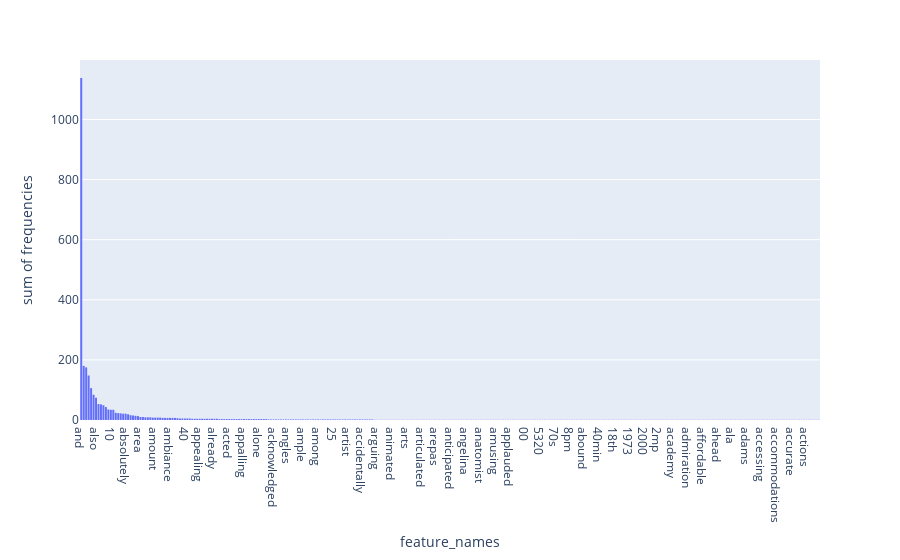

This figure's notebook cell:
### Markdown cell above
### >>> **Exercise 15 (take home):** 
Additionally, you can attempt to sort the terms on the `x-axis` by frequency instead of in alphabetical order. This way the visualization is more meaninfgul and you will be able to observe the so called [long tail](https://en.wikipedia.org/wiki/Long_tail) (get familiar with this term since it will appear a lot in data mining and other statistics courses). see picture below

![alt txt](https://upload.wikimedia.org/wikipedia/commons/thumb/8/8a/Long_tail.svg/1000px-Long_tail.svg.png)

### Code cell
# Answer here
# Answer herez
import plotly.express as px
import plotly.graph_objects as go
#create dataframe
df = pd.DataFrame({'feature_names': count_vect.get_feature_names()[:300], 'frequencies': term_frequencies[:300]})
df = df.sort_values(by='frequencies', ascending=False)
px.histogram(df, x="feature_names", y="frequencies")

### Figure 1 — Plotly figure (JSON) as saved in the notebook; plotly's stock layout.template omitted (floating-point values rounded to 4 significant figures; data arrays with more than 128 entries replaced by an {"elided": "..."} marker saying what was removed)
{"data": [{"alignmentgroup": "True", "bingroup": "x", "histfunc": "sum", "hovertemplate": "feature_names=%{x}<br>sum of frequencies=%{y}<extra></extra>", "legendgroup": "", "marker": {"color": "#636efa"}, "name": "", "offsetgroup": "", "orientation": "v", "showlegend": false, "type": "histogram", "x": {"elided": "300 str values"}, "xaxis": "x", "y": {"elided": "300 int values"}, "yaxis": "y"}], "layout": {"barmode": "relative", "legend": {"tracegroupgap": 0}, "margin": {"t": 60}, "xaxis": {"anchor": "y", "domain": [0, 1], "title": {"text": "feature_names"}}, "yaxis": {"anchor": "x", "domain": [0, 1], "title": {"text": "sum of frequencies"}}}}
